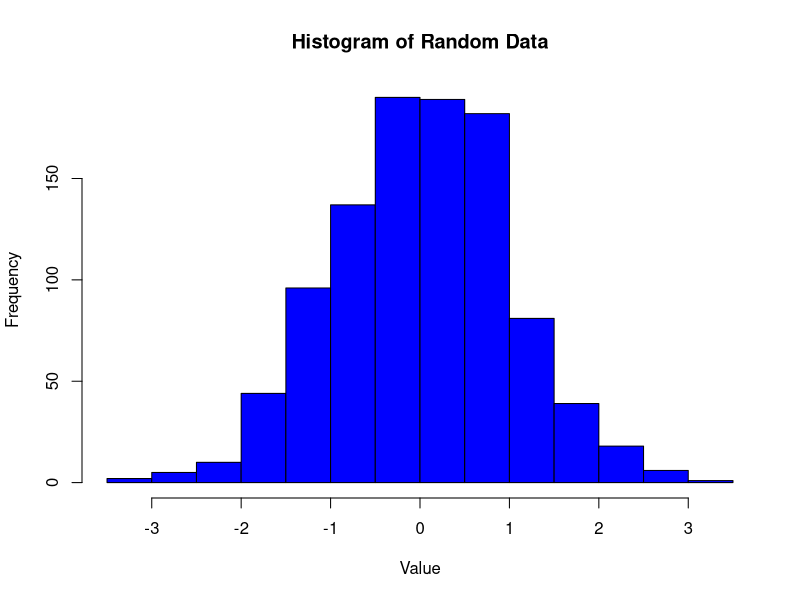

This figure's R source:
# Sample data
data <- rnorm(1000)  # Generate 1000 random numbers from a normal distribution

# Histogram
hist(data, 
     main = "Histogram of Random Data", 
     xlab = "Value", 
     col = "blue", 
     border = "black")
